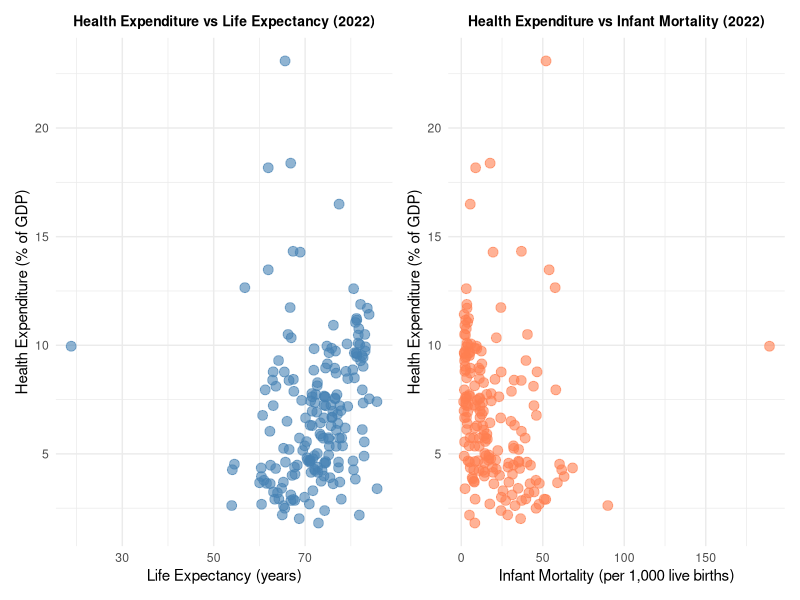
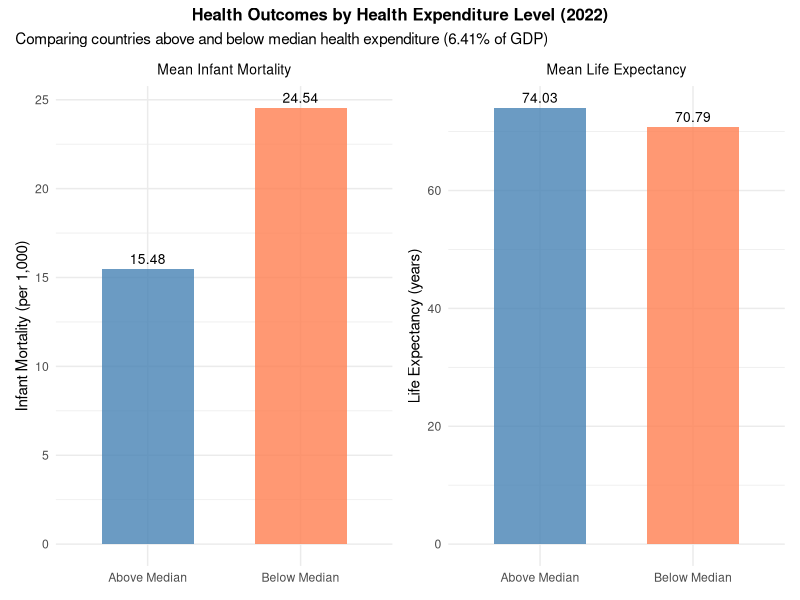

The R source for these figures, in order:
## ---- chunk 1
knitr::opts_chunk$set(echo = TRUE, highlight=FALSE)
## ---- chunk 2
library(tidyverse)
library(patchwork)
library(knitr)

data <- read.csv("merged_data_2022_four_variables.csv")
median_health_exp <- median(data$Health_Expenditure_2022)
data$Health_Exp_Group <- ifelse(data$Health_Expenditure_2022 > median_health_exp, 
          "Above Median", "Below Median")

## Use this chunk for reading in the data, combining the data, and any other major data cleaning that is not relevant to show.
## Remove the ## before all code.
## ---- chunk 3
summary_data <- data %>%
  group_by(Health_Exp_Group) %>%
  summarise(
    Mean_Infant_Mortality = mean(Infant_Mortality_2022),
    Mean_Life_Expectancy = mean(Life_Expectancy_2022)
  )

# Scatter Plot 1: Health Expenditure vs Life Expectancy
sp1 <- ggplot(data, aes(x = Life_Expectancy_2022, y = Health_Expenditure_2022)) +
  geom_point(color = "steelblue", size = 3, alpha = 0.6) +
  labs(title = "Health Expenditure vs Life Expectancy (2022)",
       x = "Life Expectancy (years)",
       y = "Health Expenditure (% of GDP)") +
  theme_minimal() +
  theme(plot.title = element_text(hjust = 0.5, face = "bold", size = 10))

# Scatter Plot 2: Health Expenditure vs Infant Mortality
sp2 <- ggplot(data, aes(x = Infant_Mortality_2022, y = Health_Expenditure_2022)) +
  geom_point(color = "coral", size = 3, alpha = 0.6) +
  labs(title = "Health Expenditure vs Infant Mortality (2022)",
       x = "Infant Mortality (per 1,000 live births)",
       y = "Health Expenditure (% of GDP)") +
  theme_minimal() +
  theme(plot.title = element_text(hjust = 0.5, face = "bold", size = 10))

# Combine side by side
sp1 + sp2


# Calculate summary statistics for all 4 variables
summary_stats <- data.frame(
  Variable = c("Health Expenditure (% of GDP)", 
               "Infant Mortality (per 1,000 births)",
               "GDP per Capita (US$)",
               "Life Expectancy (years)"),
  Mean = c(mean(data$Health_Expenditure_2022),
           mean(data$Infant_Mortality_2022),
           mean(data$GDP_per_Capita_2022),
           mean(data$Life_Expectancy_2022)),
  Median = c(median(data$Health_Expenditure_2022),
             median(data$Infant_Mortality_2022),
             median(data$GDP_per_Capita_2022),
             median(data$Life_Expectancy_2022)),
  Min = c(min(data$Health_Expenditure_2022),
          min(data$Infant_Mortality_2022),
          min(data$GDP_per_Capita_2022),
          min(data$Life_Expectancy_2022)),
  Max = c(max(data$Health_Expenditure_2022),
          max(data$Infant_Mortality_2022),
          max(data$GDP_per_Capita_2022),
          max(data$Life_Expectancy_2022))
)

# Round the numbers
summary_stats[, 2:5] <- round(summary_stats[, 2:5], 2)

# Create a nice table
kable(summary_stats,
      caption = "Summary Statistics for Health and Economic Indicators (2022)",
      align = c('l', 'c', 'c', 'c', 'c'),
      col.names = c("Variable", "Mean", "Median", "Min", "Max"))

# Create compact plots
p1 <- ggplot(summary_data, aes(x = Health_Exp_Group, y = Mean_Infant_Mortality, fill = Health_Exp_Group)) +
  geom_bar(stat = "identity", alpha = 0.8, width = 0.6) +
  geom_text(aes(label = round(Mean_Infant_Mortality, 2)), vjust = -0.5, size = 3.5) +
  labs(title = "Mean Infant Mortality", x = NULL, y = "Infant Mortality (per 1,000)") +
  scale_fill_manual(values = c("Above Median" = "steelblue", "Below Median" = "coral")) +
  theme_minimal() +
  theme(legend.position = "none", plot.title = element_text(hjust = 0.5, size = 10))

p2 <- ggplot(summary_data, aes(x = Health_Exp_Group, y = Mean_Life_Expectancy, fill = Health_Exp_Group)) +
  geom_bar(stat = "identity", alpha = 0.8, width = 0.6) +
  geom_text(aes(label = round(Mean_Life_Expectancy, 2)), vjust = -0.5, size = 3.5) +
  labs(title = "Mean Life Expectancy", x = NULL, y = "Life Expectancy (years)") +
  scale_fill_manual(values = c("Above Median" = "steelblue", "Below Median" = "coral")) +
  theme_minimal() +
  theme(legend.position = "none", plot.title = element_text(hjust = 0.5, size = 10))

# Combine side by side with a title
combined <- (p1 + p2) + 
  plot_annotation(
    title = 'Health Outcomes by Health Expenditure Level (2022)',
    subtitle = 'Comparing countries above and below median health expenditure (6.41% of GDP)',
    theme = theme(plot.title = element_text(hjust = 0.5, face = "bold", size = 12))
  )
combined

# Create correlation matrix
cor_data <- data %>%
  select(Health_Expenditure_2022, Infant_Mortality_2022, 
         GDP_per_Capita_2022, Life_Expectancy_2022)

correlation_matrix <- cor(cor_data)

# Shorten column/row names so they fit better
colnames(correlation_matrix) <- c("Health Exp.", "Infant Mort.", 
                                   "GDP per Cap.", "Life Exp.")
rownames(correlation_matrix) <- c("Health Exp.", "Infant Mort.", 
                                   "GDP per Cap.", "Life Exp.")

# Simple, clean table that will knit without issues
kable(round(correlation_matrix, 3),
      caption = "Correlation Matrix of Health and Economic Indicators (2022)",
      align = 'c')
## ---- chunk 4
## R code to conduct the test in part 2.
## This R code will be printed in the PDF.
## Remove the ## before all code.
